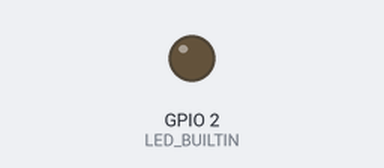
Simulated run of this sketch. Board: ESP32. Shown: output pins drawn as LEDs (lit = HIGH). WiFi joins after 1.5 s; servers stay silent unless stated; what the sketch prints to the serial monitor is not drawn.

Above: at 3.9 s.
At 7.05 s:
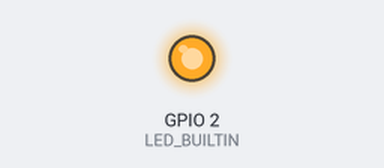
Timing chart, 0 to 9.5 s (numbered marks = the images above):
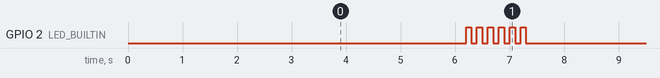

The sketch:

Sent_data_esp_to_ggsheet.ino
```cpp
//#include<ESP8266WiFi.h> // esp8266 get dữ liệu về đc
#include<WiFi.h> //esp32 ko get dc dữ liệu về
#include "HTTPSRedirect.h"

//Khai báo thông tin về Wifi
const char* ssid = "THANH LONG";
const char* password = "0919902493thanhlong";

//Khai báo thông tin về server của google
const char *GScriptID = "AKfycbx4uN47VwlgNIrDeWmOQDhy67gQgVPw72GtnwACehT-CgJEaujt7eLdwy4jFz2hP9v4"; //Google Script ID đã publish trước đó
const char* host = "script.google.com";
const char *googleRedirectHost = "script.googleusercontent.com";
const int httpsPort = 443;

HTTPSRedirect client(httpsPort);

//Khai báo URL chứa thông tin gủi dữ liệu
String url = String("/macros/s/") + GScriptID + "/exec?";

//Khai báo biến chứa thời gian lặp để gửi dữ liệu vào google sheet (ở đây biến tính bằng mili giay)
unsigned long preMillis = 0;
const long interval = 6000; // ví dụ mình post 1 phút 1 lần sẽ bằng 1 * 60 * 1000 = 60000
String dataget = "";
void setup() {
  // put your setup code here, to run once:
  Serial.begin(115200);
  pinMode(LED_BUILTIN, OUTPUT);
  Serial.println("Connecting to wifi: ");
  Serial.println(ssid);
  Serial.flush();
  WiFi.begin(ssid, password); //Kết nói wifi
  while (WiFi.status() != WL_CONNECTED) {
    delay(500);
    Serial.print(".");
  }
  Serial.print(" IP Address: ");
  Serial.println(WiFi.localIP());

  //Do sử dụng HTTPS nên mình sẽ tạo 1 TLS connection
  client.setInsecure();
  client.setPrintResponseBody(false);
  client.setContentTypeHeader("application/json");
  Serial.print(String("Kết nối tới "));
  Serial.println(host); //Hiển thị thông tin kết nối

  //Lấy thông tin trạng thái kết nối với server của google
  bool flag = false;
  for (int i = 0; i < 5; i++) {
    int retval = client.connect(host, httpsPort);
    if (retval == 1) {
      flag = true; //nếu kết nối thành công sẽ trả về trạng thái
      break;
    } else {
      Serial.println("Kết nối thất bại. Đang thử kết nối lại ....");
    }
  }

  Serial.println("Trạng thái kết nối là: " + String(client.connected()));//1 là thành công, 0 là thất bại
  if (!flag) {
    Serial.print("Không thể kết nối tới server");
    Serial.println(host);
    Serial.println("Thoát....");
    Serial.flush();
    return;
  }
}

//Khai báo hàm getData
String getData() {
  String str = "GET: ";
  client.GET(url, host); //Thực hiện gửi lệnh GET
  str = str + client.getResponseBody(); //Nhận giá trị trả về từ hàm GET
  return str;
}

//Khai báo hàm postData
void postData(String value1, String value2) {
  if (!client.connected()) { //Thực hiện kết nối lại google server khi mất kết nối
    Serial.println("Kết nối tới server...");
    client.connect(host, httpsPort);
  }
  //Tạo giá trị cần gửi vào URL (?value1=giatri&value2=giatri2)
  String urlFinal = url + "value1=" + value1 + "&value2=" + value2;
  //Thực hiện lệnh POST
  client.POST(urlFinal, host, "");
  Serial.println("POST: Đã gửi dữ liệu value1 =" + value1 + " value2= " + value2);
}


void loop() {
  // put your main code here, to run repeatedly:
  //Do mình sử dụng biến đếm thời gian của arduino để cho gửi chính xác hơn hàm delay()
  unsigned long currentMillis = millis();
  if (currentMillis - preMillis >= interval) {
    preMillis = currentMillis;
    postData("Dữ%20liệu%201", "DulieuTest"); //Thực hiện gửi dữ liệu vào google sheet
    dataget = getData();
    if (dataget != "")
    {
      for (int lct =0; lct<6;lct++)
      {
      digitalWrite(LED_BUILTIN, HIGH);   // turn the LED on (HIGH is the voltage level)
      delay(100);                       // wait for a second
      digitalWrite(LED_BUILTIN, LOW);    // turn the LED off by making the voltage LOW
      delay(100);
      }
    }
    Serial.println(dataget);     //Đồng thời lấy dữ liệu từ google sheet.
  }
}
```

Measured:
- by itself, GPIO 2 (LED_BUILTIN): repeats every 6.0 s: 5 × (LOW 0.10 s, HIGH 0.10 s), LOW 4.9 s, HIGH 0.10 s
- by itself, everything shown: repeats every 6.0 s, in 4 steps
